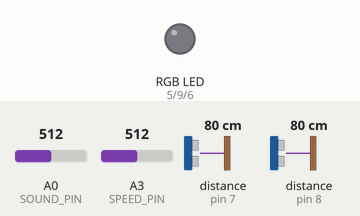
Recording of a sketch running on a simulated Arduino Uno, built for the host (arithmetic inside an expression is 32-bit, double 64-bit). On the bench: an RGB LED mixed from three pins (HIGH = lit). Wiring (inferred from the names in the program): 2 × range finder with pulse-width output: data pin 7 / data pin 8. Dashed ring = blinking. The test bench sets the inputs (shaded band); at power-on: distance to the obstacle (sensors on pin 7, pin 8) 80 cm, A3 (SPEED_PIN) = 512, A0 (SOUND_PIN) = 512. What the sketch prints to the serial monitor is not drawn.

Above: at 1.2 s.
1.3 s: distance to the obstacle (sensor on pin 7) set to 2 cm
4.4 s: A3 (SPEED_PIN) set to 306
At 6.4 s:
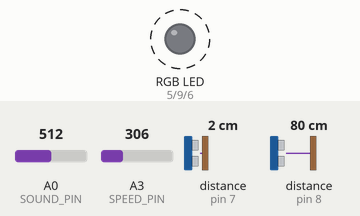
7.5 s: A3 (SPEED_PIN) set to 510
10.6 s: distance to the obstacle (sensor on pin 7) set to 60 cm
13.7 s: distance to the obstacle (sensor on pin 7) set to 35 cm
Timing chart, 0 to 17.8 s (numbered marks = the images above; inputs shaded):
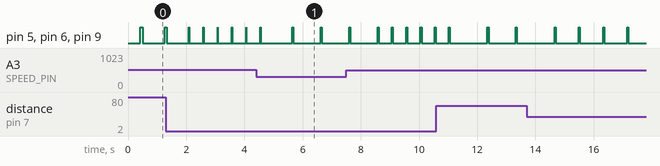

The sketch:

party_strobe.ino
```cpp
#include <SPI.h>
#include <PinChangeInt.h>
#include "printf.h"
#include "nRF24L01.h"
#include "RF24.h"

#define LOG_OUT 0
#define OCTAVE 1
#define FHT_N 256
#define OCT_NORM 1
#include <FHT.h>

const int ON_OFF_PIN = 7;
const int BUTTON_PIN = 8;
const int SPEED_PIN = A3;
const int SOUND_PIN = A0;

const int R = 5;
const int G = 9;
const int B = 6;

struct sequence {
	int time;
	float r;
	float g;
	float b;
};

static float sequence_speed_factor = 1.0;
static unsigned long last_speed_factor_at;

static bool strobe_off;
/* Ramps */
typedef signed long fixedpoint;

#define I2F(I) (I << 20)
#define F2I(F) (F >> 20)

static uint8_t led_r = 0;
static uint8_t led_g = 0;
static uint8_t led_b = 0;

static fixedpoint led_r_fp;
static fixedpoint led_g_fp;
static fixedpoint led_b_fp;

static fixedpoint delta_r;
static fixedpoint delta_g;
static fixedpoint delta_b;

static unsigned long ramp_start_time;
static unsigned long ramp_last_step;

bool change_mode_button_pressed;

enum mode {
	OFF = 0,
	MUSIC,
	RAMP,
	STROBE,
} current_mode;

enum ramp_name {
    FADE7 = 1,
    FADE7_END = 7,
};

static uint8_t doing_ramp;

struct ramp {
    long duration;
    float r;
    float g;
    float b;
    uint8_t next_ramp;
};

const int dur = 5000;

const struct ramp LED_ramps[] = {
                  { 1,     0,      0,      0, 0 }, //OFF
        [FADE7] = { dur,     0.0,   0.0,     1.0, FADE7+1 }, //FADE7
                { dur,   0.0,   1.0,     1.0, FADE7+2 },
                { dur,     0.0,   1.0,       0, FADE7+3 },
                { dur,   1.0,   1.0,     0.0, FADE7+4 },
                { dur,   1.0,      0,      0, FADE7+5 },
                { dur,   1.0,   0.0,     1.0, FADE7+6 },
        [FADE7_END] = { dur,   0.7,   0.7,     0.7, FADE7 }, //FADE7_END
};

// Average magnitudes for frequency bins
uint8_t freq_avg_mag[3];

unsigned int hue = 0;
unsigned int value = 0;

void on_off_interrupt(void)
{
	// Potentiometer on/off enables/disables strobe from music mode
	strobe_off = PCintPort::pinState;
}

void button_interrupt(void)
{
	change_mode_button_pressed = true;
}

uint8_t bri(float in)
{
	// Maps linear 0 -> 1.0 to logarithmic 0.0 -> 1.0
	// Magic value is ln(2)
	return (uint8_t)(255.0 * (exp(0.6931471805599453 / 255.0 * in) - 1.0));
//	return (uint8_t)(255.0 * in);
}

void set_led(uint8_t r, uint8_t g, uint8_t b)
{
	led_r = r;
	led_g = g;
	led_b = b;

	uint8_t my_r, my_g, my_b;
#define BRI_CORRECT(X) (bri(X) & 0xFF)
	my_r = BRI_CORRECT(r);
	my_g = BRI_CORRECT(g);
	my_b = BRI_CORRECT(b);
	printf("set led to %d %d %d\n", my_r, my_g, my_b);
	analogWrite(R, my_r);
	analogWrite(G, my_g);
	analogWrite(B, my_b);
}

void start_ramp(int which)
{
	doing_ramp = which;
	const struct ramp *r = &LED_ramps[doing_ramp];

	ramp_start_time = millis();
	ramp_last_step = ramp_start_time;

	// Compute per-millisecond deltas

	led_r_fp = I2F((int32_t)led_r);
	led_g_fp = I2F((int32_t)led_g);
	led_b_fp = I2F((int32_t)led_b);
	delta_r = (I2F((int32_t)(255.0 * r->r)) - led_r_fp) / r->duration;
	delta_g = (I2F((int32_t)(255.0 * r->g)) - led_g_fp) / r->duration;
	delta_b = (I2F((int32_t)(255.0 * r->b)) - led_b_fp) / r->duration;

	printf("Start ramp %d deltas r %ld g %ld b %ld\n", doing_ramp, delta_r, delta_g, delta_b);
	current_mode = RAMP;
	if (which == OFF) {
		// OFF ramp isn't used: set current_mode to OFF
		current_mode = OFF;
	}
}

void led_ramp(void)
{
	const struct ramp *r = &LED_ramps[doing_ramp];
	const unsigned long now = millis();
	unsigned long delay_in_ramp = now - ramp_start_time;
	if (delay_in_ramp > r->duration) {
		// Ramp is done, move on
		if (r->next_ramp != doing_ramp) {
			set_led((uint8_t)(255.0 * r->r), (uint8_t)(255.0 * r->g), (uint8_t)(255.0 * r->b));
			start_ramp(r->next_ramp);
		}
		return;
	}

	unsigned long this_step_duration = now - ramp_last_step;
	ramp_last_step = now;

	led_r_fp = led_r_fp + this_step_duration * delta_r;
	led_g_fp = led_g_fp + this_step_duration * delta_g;
	led_b_fp = led_b_fp + this_step_duration * delta_b;

	printf("ramp r %ld g %ld b %ld\n", led_r_fp, led_g_fp, led_b_fp);
	set_led(F2I(led_r_fp), F2I(led_g_fp), F2I(led_b_fp));
}

void strobe()
{
	static int last_wait = 0;
	static uint8_t next = 0;
	static long next_at = 0;

	long now = millis();
	int wait = constrain(13 + 15 / sequence_speed_factor, 1, 500);

	float freq = 1 + sequence_speed_factor * 30;
	wait = 1000.0 / freq;
	if (wait != last_wait) {
		last_wait = wait;
	}

	if (now > next_at) {
		set_led(next, next, next);
		next_at = now + wait;
		next = 255 - next;
	} else {
		if (next_at - now > wait)
			next_at = now + wait;
	}
}

/******************************************************************************
  This function converts HSV values to RGB values, scaled from 0 to maxBrightness

  The ranges for the input variables are:
  hue: 0-360
  sat: 0-255
  lig: 0-255

  The ranges for the output variables are:
  r: 0-maxBrightness
  g: 0-maxBrightness
  b: 0-maxBrightness

  r,g, and b are passed as pointers, because a function cannot have 3 return variables
  Use it like this:
  int hue, sat, val;
  unsigned char red, green, blue;
  // set hue, sat and val
  hsv2rgb(hue, sat, val, &red, &green, &blue, maxBrightness); //pass r, g, and b as the location where the result should be stored
  // use r, b and g.

  (c) Elco Jacobs, E-atelier Industrial Design TU/e, July 2011.
  https://code.google.com/p/shiftpwm/source/browse/trunk/examples/ShiftPWM_Example1/hsv2rgb.cpp?r=3

 *****************************************************************************/


void hsv2rgb(unsigned int hue, unsigned int sat, unsigned int val,
              unsigned char * r, unsigned char * g, unsigned char * b) {
    unsigned int H_accent = hue/60;
    unsigned int bottom = ((255 - sat) * val)>>8;
    unsigned int top = val;
    unsigned char rising  = ((top-bottom)  *(hue%60   )  )  /  60  +  bottom;
    unsigned char falling = ((top-bottom)  *(60-hue%60)  )  /  60  +  bottom;

    switch(H_accent) {
        case 0:
                *r = top;
                *g = rising;
                *b = bottom;
        break;

        case 1:
                *r = falling;
                *g = top;
                *b = bottom;
        break;

        case 2:
                *r = bottom;
                *g = top;
                *b = rising;
        break;

        case 3:
                *r = bottom;
                *g = falling;
                *b = top;
        break;

        case 4:
                *r = rising;
                *g = bottom;
                *b = top;
        break;

        case 5:
                *r = top;
                *g = bottom;
                *b = falling;
        break;
    }
}


void music()
{
	const int oct_low = 2;
	const int oct_mid = 4;
	const int oct_high = 6;

	int timer = TIMSK0;
	int adcsra = ADCSRA;
	ADMUX = 0x40; // use adc0
	DIDR0 = 0x01; // turn off the digital input for adc0
	ADCSRA = 0xe5; // set the adc to free running mode
	TIMSK0 = 0;
	// FFT and set leds accordingly
	cli();  // UDRE interrupt slows this way down on arduino1.0
	for (int i = 0 ; i < FHT_N ; i++) { // save 256 samples
		while(!(ADCSRA & 0x10)); // wait for adc to be ready
		ADCSRA = 0xf5; // restart adc
		byte m = ADCL; // fetch adc data
		byte j = ADCH;
		int k = (j << 8) | m; // form into an int
		k -= 0x0200; // form into a signed int
		k <<= 6; // form into a 16b signed int
		fht_input[i] = k; // put real data into bins
	}
	fht_window(); // window the data for better frequency response
	fht_reorder(); // reorder the data before doing the fht
	fht_run(); // process the data in the fht
	fht_mag_octave(); // take the output of the fht
	sei();
	TIMSK0 = timer;
	ADCSRA = adcsra;

	Serial.write(255);
	for (int i = 0; i < 8; i++) {
		for (int j = 0; j < 16; j++) {
			Serial.write(fht_oct_out[i]);
		}
	}

	// Bass (oct_low) controls value with a fade
	float diff = fht_oct_out[oct_low] - freq_avg_mag[0];
	float factor = constrain(abs(diff) / 35.0, 0.01, 3.0);
	if (abs(diff) < 7) {
		// Roughly equal, so slow decay
		if (value > 30) {
			value -= 30;
		} else {
			value = 0;
		}
	} else if (diff < 0) {
		if (value < 100.0 * factor) {
			value = 0;
		} else {
			value -= 100.0 * factor;
		}
	} else {
		if (value > 255.0 - 100.0 * factor) {
			value = 255;
		} else {
			value += 100.0 * factor;
		}
	}
	// Update moving average
	freq_avg_mag[0] = (2 * freq_avg_mag[0] + fht_oct_out[oct_low]) / 3;

	// High freqs control hue
	hue += abs(fht_oct_out[oct_high] - freq_avg_mag[2]) / 2;
	hue %= 360;
	freq_avg_mag[2] = (2 * freq_avg_mag[2] + fht_oct_out[oct_high]) / 3;

	uint8_t r, g, b;
	hsv2rgb(hue, 255, value, &r, &g, &b);
	set_led(r, g, b);


}

void setup()
{
	//start serial connection
	printf_begin();
	Serial.begin(115200);
	pinMode(ON_OFF_PIN, INPUT);
	digitalWrite(ON_OFF_PIN, HIGH);
	pinMode(BUTTON_PIN, INPUT);
	digitalWrite(BUTTON_PIN, HIGH);

	pinMode(SPEED_PIN, INPUT);
    digitalWrite(SPEED_PIN, HIGH);

	printf("setup\n");
	PCintPort::attachInterrupt(ON_OFF_PIN, &on_off_interrupt, CHANGE);
	PCintPort::attachInterrupt(BUTTON_PIN, &button_interrupt, FALLING);

	// fix PWM (LED flicker)
	bitSet(TCCR1B, WGM12);

	strobe_off = digitalRead(ON_OFF_PIN);

	current_mode = MUSIC;
//	start_ramp(FADE7);
	ADMUX = 0x40; // use adc0
	DIDR0 = 0x01; // turn off the digital input for adc0
//	TIMSK0 = 0; // turn off timer0 for lower jitter

}

void loop()
{

	if (millis() - last_speed_factor_at > 500) {
	   last_speed_factor_at = millis();
   	   float val = analogRead(SPEED_PIN) / 1024.0;
	   val = - (33000.0/36000.0) * val / (val - 1);
	   val = constrain(val, 0.0, 1.0);
	   sequence_speed_factor = val;
	}

	if (change_mode_button_pressed) {
		if (current_mode == STROBE) {
			current_mode = OFF;
		} else {
			current_mode = (enum mode)(current_mode + 1);
			if (current_mode == RAMP) {
				start_ramp(FADE7);
			}
		}
		change_mode_button_pressed = false;
		printf("current mode is %d\n", current_mode);
	}


	switch (current_mode) {
		case OFF:
			set_led(0, 0, 0);
			break;
		case RAMP:
			// XXX when should we start_ramp()?
			led_ramp();
			break;
		case STROBE:
			if (!strobe_off) {
				strobe();
				break;
			}
			// Fall through
		case MUSIC:
			music();
			break;
	}
}
```

256_reorder.inc
```cpp
// 256_reorder.inc
// guest openmusiclabs.com 8.16.12
// fft butterfly swap pairs
// reorders input values for butterfly operations

240 , 15 ,
248 , 31 ,
244 , 47 ,
252 , 63 ,
242 , 79 ,
250 , 95 ,
246 , 111 ,
254 , 127 ,
241 , 143 ,
249 , 159 ,
245 , 175 ,
253 , 191 ,
243 , 207 ,
251 , 223 ,
247 , 239 ,
224 , 7 ,
232 , 23 ,
228 , 39 ,
236 , 55 ,
226 , 71 ,
234 , 87 ,
230 , 103 ,
238 , 119 ,
225 , 135 ,
233 , 151 ,
229 , 167 ,
237 , 183 ,
227 , 199 ,
235 , 215 ,
208 , 11 ,
216 , 27 ,
212 , 43 ,
220 , 59 ,
210 , 75 ,
218 , 91 ,
214 , 107 ,
222 , 123 ,
209 , 139 ,
217 , 155 ,
213 , 171 ,
221 , 187 ,
211 , 203 ,
192 , 3 ,
200 , 19 ,
196 , 35 ,
204 , 51 ,
194 , 67 ,
202 , 83 ,
198 , 99 ,
206 , 115 ,
193 , 131 ,
201 , 147 ,
197 , 163 ,
205 , 179 ,
176 , 13 ,
184 , 29 ,
180 , 45 ,
188 , 61 ,
178 , 77 ,
186 , 93 ,
182 , 109 ,
190 , 125 ,
177 , 141 ,
185 , 157 ,
181 , 173 ,
160 , 5 ,
168 , 21 ,
164 , 37 ,
172 , 53 ,
162 , 69 ,
170 , 85 ,
166 , 101 ,
174 , 117 ,
161 , 133 ,
169 , 149 ,
144 , 9 ,
152 , 25 ,
148 , 41 ,
156 , 57 ,
146 , 73 ,
154 , 89 ,
150 , 105 ,
158 , 121 ,
145 , 137 ,
128 , 1 ,
136 , 17 ,
132 , 33 ,
140 , 49 ,
130 , 65 ,
138 , 81 ,
134 , 97 ,
142 , 113 ,
112 , 14 ,
120 , 30 ,
116 , 46 ,
124 , 62 ,
114 , 78 ,
122 , 94 ,
118 , 110 ,
96 , 6 ,
104 , 22 ,
100 , 38 ,
108 , 54 ,
98 , 70 ,
106 , 86 ,
80 , 10 ,
88 , 26 ,
84 , 42 ,
92 , 58 ,
82 , 74 ,
64 , 2 ,
72 , 18 ,
68 , 34 ,
76 , 50 ,
48 , 12 ,
56 , 28 ,
52 , 44 ,
32 , 4 ,
40 , 20 ,
16 , 8 ,
```

cas_lookup_256.inc
```cpp
// cas_lookup_256.inc
// guest openmusiclabs.com 9.4.12
// lookup values for cos and sin of 2(pi)k/N
// first is cos second is sin

30274,12540,
23170,23170,
12540,30274,
32138,6393,
30274,12540,
27246,18205,
23170,23170,
18205,27246,
12540,30274,
6393,32138,
32610,3212,
32138,6393,
31357,9512,
30274,12540,
28899,15447,
27246,18205,
25330,20788,
23170,23170,
20788,25330,
18205,27246,
15447,28899,
12540,30274,
9512,31357,
6393,32138,
3212,32610,
32729,1608,
32610,3212,
32413,4808,
32138,6393,
31786,7962,
31357,9512,
30853,11039,
30274,12540,
29622,14010,
28899,15447,
28106,16846,
27246,18205,
26320,19520,
25330,20788,
24279,22006,
23170,23170,
22006,24279,
20788,25330,
19520,26320,
18205,27246,
16846,28106,
15447,28899,
14010,29622,
12540,30274,
11039,30853,
9512,31357,
7962,31786,
6393,32138,
4808,32413,
3212,32610,
1608,32729,
32758,804,
32729,1608,
32679,2411,
32610,3212,
32522,4011,
32413,4808,
32286,5602,
32138,6393,
31972,7180,
31786,7962,
31581,8740,
31357,9512,
31114,10279,
30853,11039,
30572,11793,
30274,12540,
29957,13279,
29622,14010,
29269,14733,
28899,15447,
28511,16151,
28106,16846,
27684,17531,
27246,18205,
26791,18868,
26320,19520,
25833,20160,
25330,20788,
24812,21403,
24279,22006,
23732,22595,
23170,23170,
22595,23732,
22006,24279,
21403,24812,
20788,25330,
20160,25833,
19520,26320,
18868,26791,
18205,27246,
17531,27684,
16846,28106,
16151,28511,
15447,28899,
14733,29269,
14010,29622,
13279,29957,
12540,30274,
11793,30572,
11039,30853,
10279,31114,
9512,31357,
8740,31581,
7962,31786,
7180,31972,
6393,32138,
5602,32286,
4808,32413,
4011,32522,
3212,32610,
2411,32679,
1608,32729,
804,32758,
```

hann_256.inc
```cpp
// hann_256.inc
// guest openmusiclabs.com 8.16.12
// lookup values for a hann window
// signed 16b format

0,
5,
20,
45,
80,
124,
179,
243,
317,
401,
495,
598,
711,
833,
965,
1106,
1257,
1416,
1585,
1763,
1949,
2145,
2349,
2561,
2782,
3011,
3249,
3494,
3747,
4008,
4276,
4552,
4834,
5124,
5421,
5724,
6034,
6350,
6672,
7000,
7334,
7673,
8018,
8367,
8722,
9081,
9445,
9812,
10184,
10560,
10939,
11321,
11707,
12095,
12486,
12879,
13274,
13672,
14070,
14471,
14872,
15275,
15678,
16081,
16485,
16889,
17292,
17695,
18097,
18498,
18897,
19295,
19692,
20086,
20478,
20868,
21255,
21639,
22019,
22397,
22770,
23140,
23506,
23867,
24224,
24576,
24923,
25265,
25602,
25932,
26258,
26577,
26890,
27196,
27496,
27789,
28076,
28355,
28627,
28892,
29148,
29398,
29639,
29872,
30097,
30314,
30522,
30722,
30913,
31095,
31268,
31432,
31588,
31733,
31870,
31997,
32115,
32223,
32321,
32410,
32489,
32558,
32618,
32667,
32707,
32737,
32757,
32767,
32767,
32757,
32737,
32707,
32667,
32618,
32558,
32489,
32410,
32321,
32223,
32115,
31997,
31870,
31733,
31588,
31432,
31268,
31095,
30913,
30722,
30522,
30314,
30097,
29872,
29639,
29398,
29148,
28892,
28627,
28355,
28076,
27789,
27496,
27196,
26890,
26577,
26258,
25932,
25602,
25265,
24923,
24576,
24224,
23867,
23506,
23140,
22770,
22397,
22019,
21639,
21255,
20868,
20478,
20086,
19692,
19295,
18897,
18498,
18097,
17695,
17292,
16889,
16485,
16081,
15678,
15275,
14872,
14471,
14070,
13672,
13274,
12879,
12486,
12095,
11707,
11321,
10939,
10560,
10184,
9812,
9445,
9081,
8722,
8367,
8018,
7673,
7334,
7000,
6672,
6350,
6034,
5724,
5421,
5124,
4834,
4552,
4276,
4008,
3747,
3494,
3249,
3011,
2782,
2561,
2349,
2145,
1949,
1763,
1585,
1416,
1257,
1106,
965,
833,
711,
598,
495,
401,
317,
243,
179,
124,
80,
45,
20,
5,
0,
```

printf.h
```cpp
// (licence header left out)
/**
 * @file printf.h
 *
 * Setup necessary to direct stdout to the Arduino Serial library, which
 * enables 'printf'
 */

#ifndef __PRINTF_H__
#define __PRINTF_H__

#ifdef ARDUINO

int serial_putc( char c, FILE * )
{
  Serial.write( c );

  return c;
}

void printf_begin(void)
{
  fdevopen( &serial_putc, 0 );
}

#else
#error This example is only for use on Arduino.
#endif // ARDUINO

#endif // __PRINTF_H__
```

Source omitted: FHT.h (34767 bytes), decibel.inc (data table, 1021 bytes)

Measured:
- by itself, pin 5 (R), pin 6 (B), pin 9 (G): alternates HIGH for 0.03 s and LOW for 0.80 s
